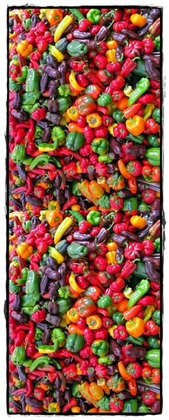
%> input picture New folder/1301f7cc738d8af53f1746631da66f93.jpg, 169 x 420 px, shrunk from 236 x 585 before the run
$ octave --eval "result = imgdeu('New folder/1301f7cc738d8af53f1746631da66f93.jpg');"   (GNU Octave 9; MATLAB toolbox functions it lacks are replaced by stand-ins)
%> lines starting %> are read from the running program, lines starting %| are printed output that depends on the picture; in (x1, y1, x2, y2) boxes, pixels count from 0 and x2, y2 are one past the last pixel; in counts of white or black regions, pixels touching at a corner belong together; the program's own positions count from 1
function [xn] = imgdeu(filename)
lms2lmsd = [1 0 0; 0.494207 0 1.24827; 0 0 1];
rgb2lms = [17.8824 43.5161 4.1193; 3.4557 27.1554 3.8671; 0.02996 0.18431 1.4670] ;

lms2rgb = inv(rgb2lms) ;


%read picture into RGB value

RGB = double(imread(filename));
sizeRGB = size(RGB) ;
%> sizeRGB = [420 169 3]
RGBd=zeros(size(RGB));
xn=zeros(size(RGB));


% read actual picture

RGB1 = imread(filename);
%> RGB1 is the input picture: size 420x169x3 uint8; mean R, G, B 144.5, 94.2, 76.4


 %transform to LMS space

for i = 1:sizeRGB(1)

for j = 1:sizeRGB(2)

rgb = RGB(i,j,:);

rgb = rgb(:);

LMS(i,j,:) = rgb2lms * rgb;

end

end
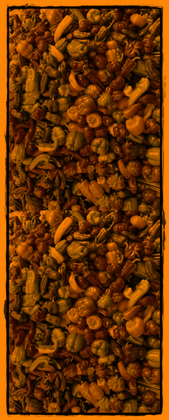
%> LMS: size 420x169x3 double; mean R, G, B 7000.4, 3354, 133.8; drawn with min black and max white


%transform to colorblind LMS values

for i = 1:sizeRGB(1)

for j = 1:sizeRGB(2)

lms = LMS(i,j,:);

lms = lms(:);
      LMSd=zeros(size(LMS));
LMSd(i,j,:) = lms2lmsd * lms;

end

end


%transform new LMS value to RGB values

for i = 1:sizeRGB(1)

  for j = 1:sizeRGB(2)

     lmsd = LMSd(i,j,:);

     lmsd = lmsd(:);

     RGBd(i,j,:) = lms2rgb * lmsd;
  end

end


% Step 1 : Separating CBU and CBP

TV=[30; 30; 30]; %Random values can change ltr

for i= 1:sizeRGB(1);
   for j= 1:sizeRGB(2);

        xo = RGB (i,j,:);
        xo = xo(:); % xo denotes pixel of original image
        %TV=[0.1*xo(1); 0.1*xo(2); 0.1*xo(3)];

        xd = RGBd(i,j,:);
        xd = xd(:); % xd denotes pixel of simulated image

        if and (xo(2)>xo(1),xo(2)>xo(3))
             dx=1;
        else
            dx=0;
        end

        if and (and ( abs(xo(1)-xd(1))<TV(1), abs(xo(2)-xd(2))<TV(2)), abs(xo(3)-xd(3))<TV(3))
            px=1;
        else
            px=0;
        end

        if and(dx==1,px==0)
            O(i,j)=1; % CBU
        else
            O(i,j)=0; % CBP
        end
    end
end
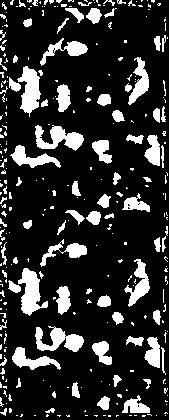
%> O: size 420x169 double; values 0 (black) and 1 (white), 18.3% white; 312 white regions (229 under 20 px), largest, box (x1, y1, x2, y2) and area: (18, 268, 48, 316) 733, (17, 66, 41, 117) 692, (35, 125, 84, 151) 690
%> after the loop, dx = 0; px = 1
%imshow (O);


% Step 2 : Global colour rotation

for i= 1:sizeRGB(1);
    for j= 1:sizeRGB(2);

       if (O(i,j)==1) % CBU

        xo = RGB(i,j,:);
        xo = xo(:); % xo denotes pixel of original image


        xd = RGBd(i,j,:);
        xd = xd(:); % xd denotes pixel of simulated image

        w = abs(xo(1)-xd(1))+abs(xo(2)-xd(2))+abs(xo(3)-xd(3)); % w is directly proportional to rotation angle

        %TRY
        w=degtorad(w);

        a = 0.017;
        b = 1.182; % a and b are constants (which are to be varied)

        %a=0.015;
        %b=0.017;

        v= atan(xo(3)/sqrt(xo(1)^2+xo(2)^2 ));


        r = ((pi/2)+v)/2; % variable value of r surrently set to average of pi/2 and v


        tg = (w+b)*r*a;


        q0 = 2*cos(tg/2);
        q1 = 2*sin(tg/2)*cos(degtorad(xo(1)));
        q2 = sin(tg/2)*cos(degtorad(xo(2)));
        q3 = sin(tg/2)*cos(degtorad(xo(3)));

        p = [(2*(q2^2+q3^2)) 2*(q1*q2-q0*q3) 2*(q0*q2+q1*q3) ;
             0.5+2*(q1*q2+q0*q3) 1-(2*(q1^2+q3^2)) 2*(q2*q3-q0*q1) ;
             0.5+2*(q1*q3-q0*q2) 2*(q0*q1+q2*q3) 1-(2*(q1^2+q2^2))];


        temp = p*(xo-xd) + xo


        xn(i,j,1)=temp(1);
        xn(i,j,2)=temp(2);
        xn(i,j,3)=temp(3);

       else
        xn(i,j,1)=RGB1(i,j,1);
        xn(i,j,2)=RGB1(i,j,2);
        xn(i,j,3)=RGB1(i,j,3);
       end

    end
end
xn=uint8(xn);
imshow (xn);
title('re-coloured image');
imwrite(xn,['applerc.png'],'png');
%> (the run ends here)
